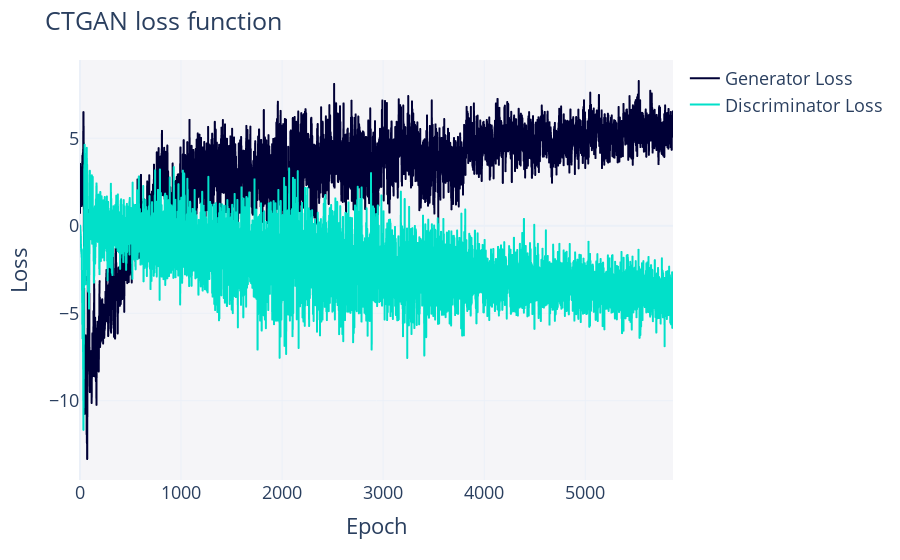

Here is the notebook cell this chart was saved with:
### Code cell
MejoresParametros[3]["LossesPlot"].show("vscode")

### Figure 1 — Plotly figure (JSON) as saved in the notebook; plotly's stock layout.template omitted (floating-point values rounded to 4 significant figures; data arrays with more than 128 entries replaced by an {"elided": "..."} marker saying what was removed)
{"data": [{"hovertemplate": "variable=Generator Loss<br>Epoch=%{x}<br>value=%{y}<extra></extra>", "legendgroup": "Generator Loss", "line": {"color": "#000036", "dash": "solid"}, "marker": {"symbol": "circle"}, "mode": "lines", "name": "Generator Loss", "showlegend": true, "type": "scattergl", "x": {"elided": "5869 int values"}, "xaxis": "x", "y": {"elided": "5869 float values"}, "yaxis": "y"}, {"hovertemplate": "variable=Discriminator Loss<br>Epoch=%{x}<br>value=%{y}<extra></extra>", "legendgroup": "Discriminator Loss", "line": {"color": "#01E0C9", "dash": "solid"}, "marker": {"symbol": "circle"}, "mode": "lines", "name": "Discriminator Loss", "showlegend": true, "type": "scattergl", "x": {"elided": "5869 int values"}, "xaxis": "x", "y": {"elided": "5869 float values"}, "yaxis": "y"}], "layout": {"font": {"size": 18}, "legend": {"orientation": "v", "title": {"text": ""}, "tracegroupgap": 0}, "margin": {"t": 60}, "plot_bgcolor": "#F5F5F8", "title": {"text": "CTGAN loss function"}, "xaxis": {"anchor": "y", "domain": [0, 1], "title": {"text": "Epoch"}}, "yaxis": {"anchor": "x", "domain": [0, 1], "title": {"text": "Loss"}}}}
